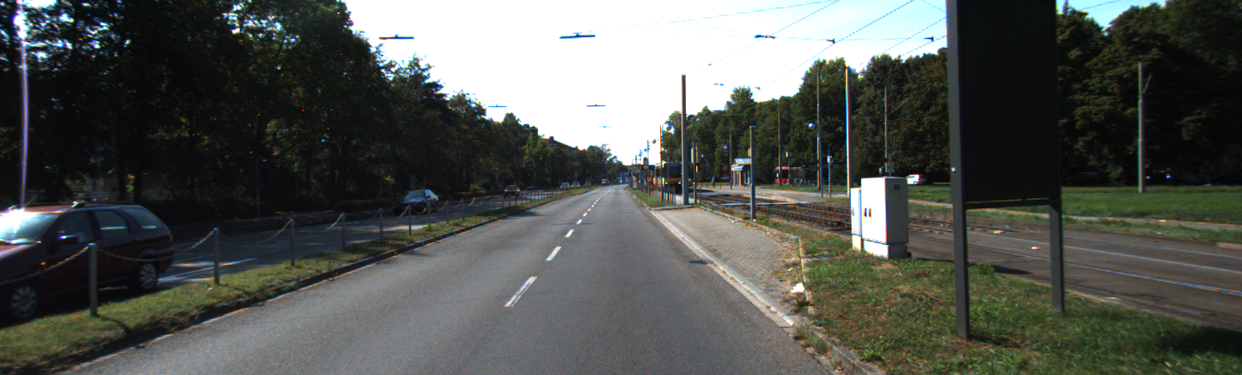
//> input picture data_road/testing/image_2/um_000000.png, 1242 x 375 px
$ ./main   (built with g++ and OpenCV 4)
//> lines starting //> are read from the running program, lines starting //| are printed output that depends on the picture; after the words box and inside, x2 and y2 are one past the last pixel; in counts of white or black regions, pixels touching at a corner belong together; pictures that were not available may be replaced by others from this repository, and a replacement may not be noted
### Road_detection/watershedwrapper.h
#ifndef WATERSHEDWRAPPER_H
#define WATERSHEDWRAPPER_H
//#include <opencv2/core/utility.hpp>
#include "opencv2/imgproc.hpp"
//#include "opencv2/imgcodecs.hpp"
#include "opencv2/highgui.hpp"
#include <vector>
#include <iostream>

using namespace cv;
using namespace std;

class WatershedWrapper
{
public:
    WatershedWrapper(bool _showOutput);
    ~WatershedWrapper();
    bool showOutput;
    Mat runWatershed(Mat image, Mat markerMask);
    bool getShowOutput() const;
    void setShowOutput(bool value);

private:
    vector<Vec3b> colorTab;
};

#endif // WATERSHEDWRAPPER_H

### Road_detection/watershedwrapper.cpp
#include "watershedwrapper.h"

WatershedWrapper::WatershedWrapper(bool _showOutput)
{
    showOutput = _showOutput;
}

WatershedWrapper::~WatershedWrapper()
{

}

// [9 lines left out: functions getShowOutput, setShowOutput, not called in this run]

/*
    *Input:
    *   image (8-bit 3-channel image):
    *       De ongewijzigde startafbeelding.
    *   markerMask (32-bit single-channel image):
    *       Afbeelding met markers (zwarte afbeelding met witte markeringen).
    *       Moet single channel zijn dus eerst omzetten bv. cv::cvtColor(markerMask, markerMask, COLOR_RGB2GRAY);
    *       Moet zelfde afmetingen zijn als image.
    * Output:
    *   Op teruggegeven mat is elk gevonden gebied een volgnummer.
    *   Dus elke pixel van gebied 0 heeft waarde 0.
    *   Indien showOutput true is wordt een afbeelding getoond waar de output ingekleurd is.
*/
Mat WatershedWrapper::runWatershed(Mat image, Mat markerMask)
{
    int i, j, compCount = 0;
    vector<vector<Point> > contours;
    vector<Vec4i> hierarchy;

    findContours(markerMask, contours, hierarchy, RETR_CCOMP, CHAIN_APPROX_SIMPLE);

    if( contours.empty() )
        return Mat();
    Mat markers(markerMask.size(), CV_32S);
    markers = Scalar::all(0);
    int idx = 0;
    for( ; idx >= 0; idx = hierarchy[idx][0], compCount++ )
        drawContours(markers, contours, idx, Scalar::all(compCount+1), -1, 8, hierarchy, INT_MAX);

    if( compCount == 0 )
        return Mat();


    if((int)colorTab.size() < compCount){
        for( i = colorTab.size(); i < compCount; i++ )
        {
            int b = theRNG().uniform(0, 255);
            int g = theRNG().uniform(0, 255);
            int r = theRNG().uniform(0, 255);

            colorTab.push_back(Vec3b((uchar)b, (uchar)g, (uchar)r));
        }
    }


    double t = (double)getTickCount();
    watershed( image, markers );
    t = (double)getTickCount() - t;
    printf( "execution time = %gms\n", t*1000./getTickFrequency() );

    Mat wshed(markers.size(), CV_8UC3);

    // paint the watershed image
    for( i = 0; i < markers.rows; i++ ){
        for( j = 0; j < markers.cols; j++ )
        {
            int index = markers.at<int>(i,j);
            if( index == -1 )
                wshed.at<Vec3b>(i,j) = Vec3b(255,255,255);
            else if( index <= 0 || index > compCount )
                wshed.at<Vec3b>(i,j) = Vec3b(0,0,0);
            else
                wshed.at<Vec3b>(i,j) = colorTab[index - 1];
        }
    }

    if(!wshed.empty() && showOutput){
        imshow( "watershed transform", wshed );
    }

    return markers;
}

### Road_detection/main.cpp
#include <opencv2/core/utility.hpp>
#include "opencv2/imgproc.hpp"
#include "opencv2/imgcodecs.hpp"
#include "opencv2/highgui.hpp"
#include "watershedwrapper.h"

#include <iostream>
#include <ctype.h>

using namespace cv;
using namespace std;


int main( int argc, const char** argv )
{
    if( argc != 2)
    {
        cout <<" Usage: display_image ImageToLoadAndDisplay" << endl;
        argv[1] = "um_000000.png";
    }
    Mat image = imread(argv[1]);   // Read the file
//> image is the input picture: 375 rows x 1242 cols, CV_8UC3; mean B, G, R 82.1, 86.6, 83.6
    Mat markerMask = imread("um_000000__edit.png");   // Read the file
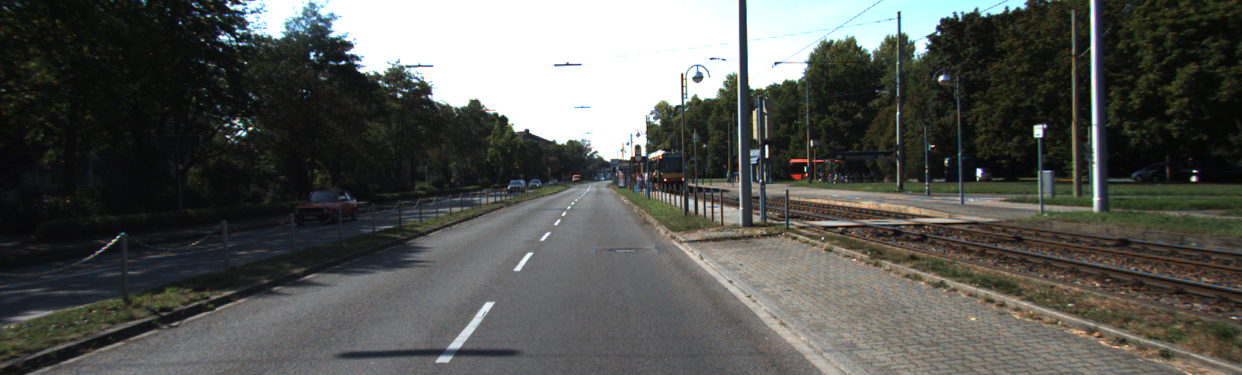
//> input picture data_road/testing/image_2/um_000001.png, 1242 x 375 px, given in place of um_000000__edit.png, which was not available
//> markerMask is the input picture: 375 rows x 1242 cols, CV_8UC3; mean B, G, R 82.9, 87, 85.5
    cv::cvtColor(markerMask, markerMask, COLOR_RGB2GRAY);
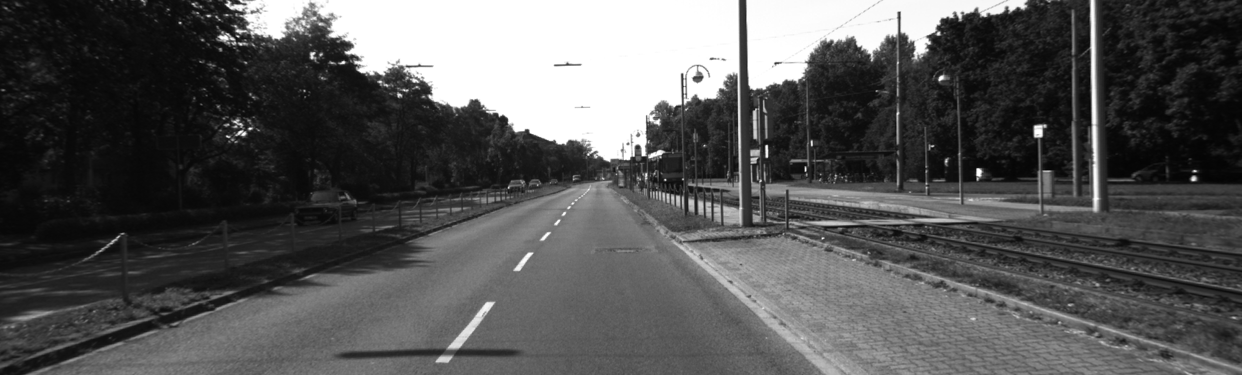
//> markerMask: 375 rows x 1242 cols, CV_8UC1; min 3, max 255, mean 85.6

    if(! image.data )                              // Check for invalid input
    {
        cout <<  "Could not open or find the image" << std::endl ;
        return -1;
    }

    imshow("Display window",image);
    imshow("imageEdit",markerMask);

    WatershedWrapper water(true);
    Mat output = water.runWatershed(image,markerMask);
//> in runWatershed, `findContours(markerMask, contours, hierarchy, RETR_CCOMP, CHAIN_APPROX..`: contours = 1 contour; box (x1, y1, x2, y2) and area: (0, 0, 1242, 375) 464134
//> after the loop in runWatershed, `for( ; idx >= 0; idx = hierarchy[idx][0], compCount++ )`: markers: 375 rows x 1242 cols, CV_32SC1; every value is 1
//> after the loop in runWatershed, `for( ; idx >= 0; idx = hierarchy[idx][0], compCount++ )`: idx = -1; compCount = 1
//> the loop in runWatershed, `for( i = colorTab.size(); i < compCount; i++ )` made 1 pass
//> in runWatershed, `watershed( image, markers );`:
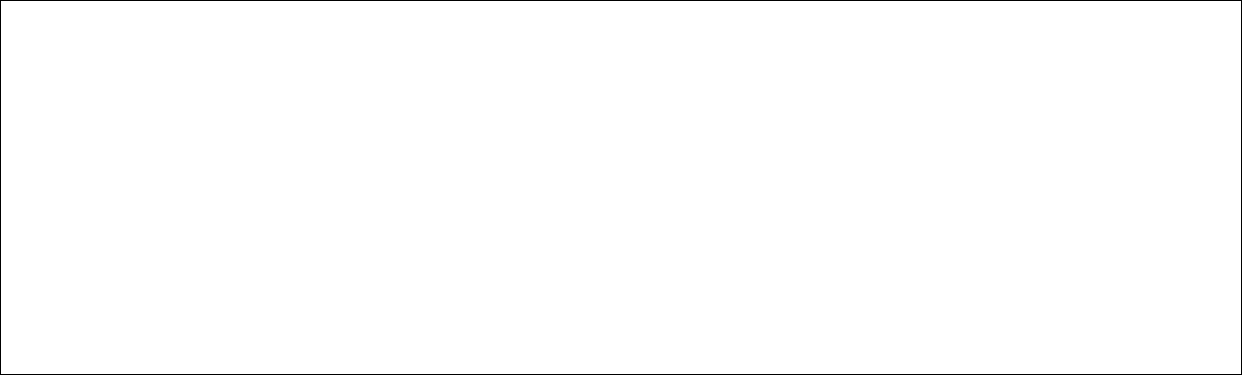
//> markers: 375 rows x 1242 cols, CV_32SC1; values -1 (black) and 1 (white), 99.3% white; black in thin lines or dots
//> after the loop in runWatershed, `for( i = 0; i < markers.rows; i++ )`:
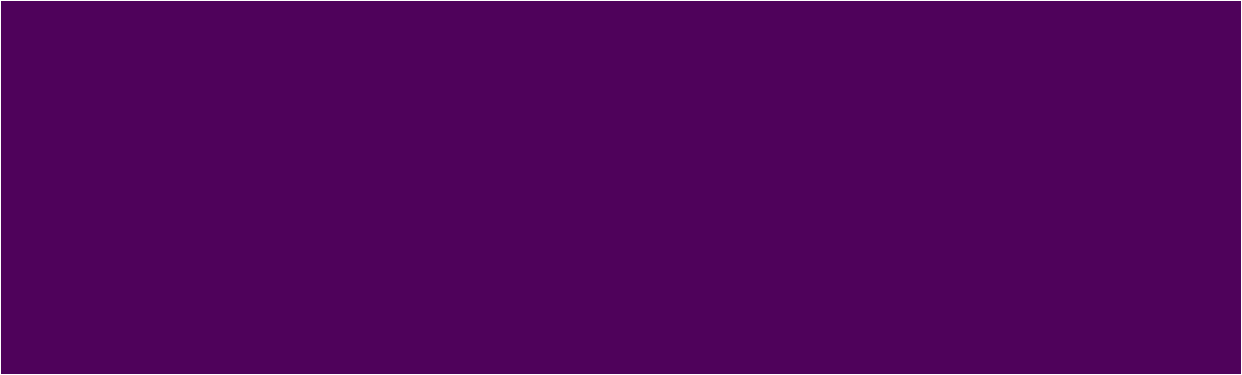
//> wshed: 375 rows x 1242 cols, CV_8UC3; mean B, G, R 92.1, 3.8, 80.2

    while(true){
        char key = (char)waitKey(30);
//> the Esc key is pressed
        if (key == 27) //wait for 'esc' key press for 30ms. If 'esc' key is pressed, break loop
        {
            cout << "esc key is pressed by user" << endl;
            break;
        }
    }
    return 0;
}
